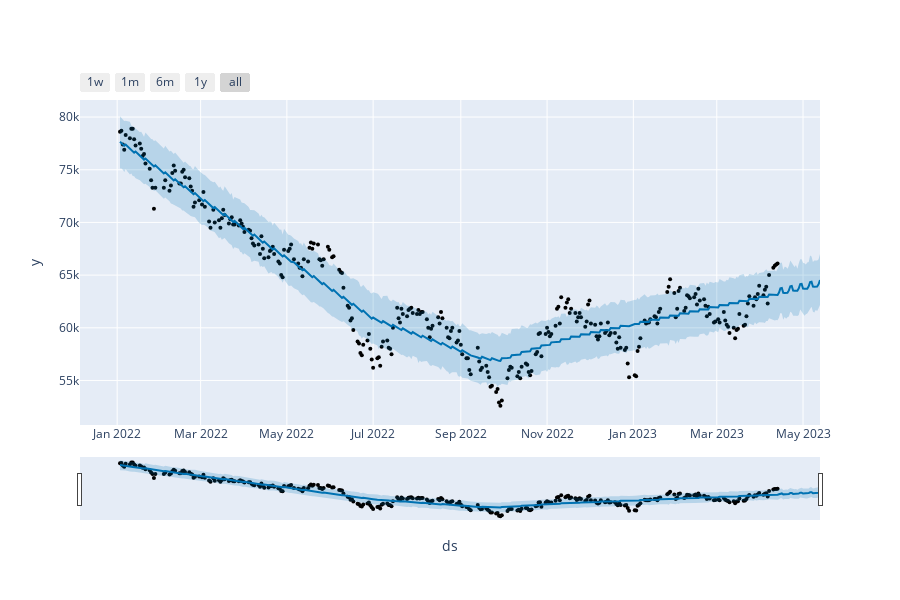

Write notebook code for a chart like this one.
### Code cell
# 이왕이면 plotly 사용하세요! 
fig = plot_plotly(m,forecast) # 전체를 다 보는것 # 올리면 정보가 뜬다!!!
fig

### Figure 1 — Plotly figure (JSON) as saved in the notebook; plotly's stock layout.template omitted (floating-point values rounded to 4 significant figures; data arrays with more than 128 entries replaced by an {"elided": "..."} marker saying what was removed)
{"data": [{"marker": {"color": "black", "size": 4}, "mode": "markers", "name": "Actual", "type": "scatter", "x": {"elided": "317 str values"}, "y": {"elided": "317 int values"}}, {"hoverinfo": "skip", "line": {"width": 0}, "mode": "lines", "type": "scatter", "x": {"elided": "347 str values"}, "y": {"elided": "347 float values"}}, {"fill": "tonexty", "fillcolor": "rgba(0, 114, 178, 0.2)", "line": {"color": "#0072B2", "width": 2}, "mode": "lines", "name": "Predicted", "type": "scatter", "x": {"elided": "347 str values"}, "y": {"elided": "347 float values"}}, {"fill": "tonexty", "fillcolor": "rgba(0, 114, 178, 0.2)", "hoverinfo": "skip", "line": {"width": 0}, "mode": "lines", "type": "scatter", "x": {"elided": "347 str values"}, "y": {"elided": "347 float values"}}], "layout": {"height": 600, "showlegend": false, "width": 900, "xaxis": {"rangeselector": {"buttons": [{"count": 7, "label": "1w", "step": "day", "stepmode": "backward"}, {"count": 1, "label": "1m", "step": "month", "stepmode": "backward"}, {"count": 6, "label": "6m", "step": "month", "stepmode": "backward"}, {"count": 1, "label": "1y", "step": "year", "stepmode": "backward"}, {"step": "all"}]}, "rangeslider": {"visible": true}, "title": {"text": "ds"}, "type": "date"}, "yaxis": {"title": {"text": "y"}}}}
